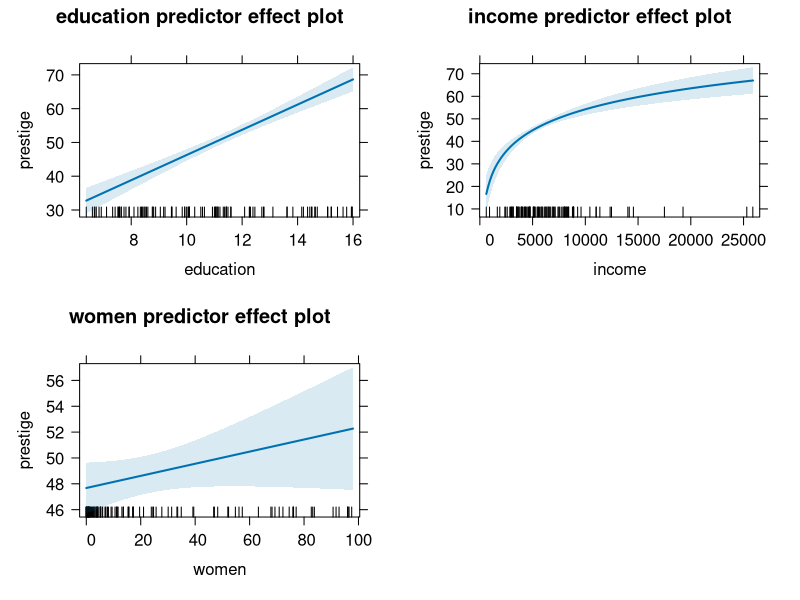

Generate this figure with R:
# Packages ----------------------------------------------------------------

library(carData)
library(car)
library(effects)


# Data --------------------------------------------------------------------

data("Prestige")
?Prestige


# Multivariate Linear Regression Model ------------------------------------

fit <-
        lm(
                prestige ~ education + log2(income) + women,
                data = Prestige
        )

sumfit <-
        S(fit)



# Predictor Effects Plot --------------------------------------------------

plot(predictorEffects(fit))
